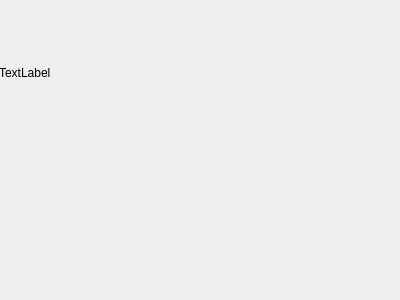
<?xml version="1.0" encoding="UTF-8"?>
<ui version="4.0">
 <class>Form</class>
 <widget class="QWidget" name="Form">
  <property name="geometry">
   <rect>
    <x>0</x>
    <y>0</y>
    <width>400</width>
    <height>300</height>
   </rect>
  </property>
  <property name="windowTitle">
   <string>Form</string>
  </property>
  <widget class="QWidget" name="verticalLayoutWidget">
   <property name="geometry">
    <rect>
     <x>-1</x>
     <y>-1</y>
     <width>401</width>
     <height>301</height>
    </rect>
   </property>
   <layout class="QVBoxLayout" name="verticalLayout">
    <item>
     <widget class="QLabel" name="label">
      <property name="styleSheet">
       <string notr="true">font: 18pt &quot;Myanmar Text&quot;;</string>
      </property>
      <property name="text">
       <string>TextLabel</string>
      </property>
     </widget>
    </item>
    <item>
     <widget class="QWidget" name="widget" native="true">
      <property name="maximumSize">
       <size>
        <width>16777215</width>
        <height>16777215</height>
       </size>
      </property>
     </widget>
    </item>
   </layout>
  </widget>
 </widget>
 <resources/>
 <connections/>
</ui>
